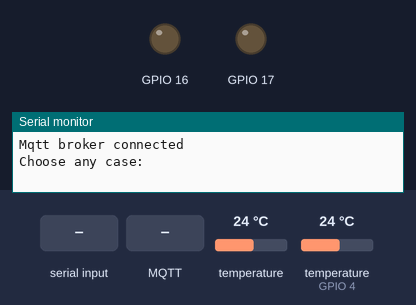
A sketch run on a simulated ESP32. On the bench: output pins drawn as LEDs (lit = HIGH), the last lines printed to the serial monitor. Inputs (shaded band) come from the test bench; at power-on: temperature 24 °C, temperature (sensor on GPIO 4) 24 °C. WiFi joins after 1.5 s; servers stay silent unless stated; network time is answered at once with the bench clock; the local clock reads 2024-03-15 10:24:30 at power-on unless the sketch sets it; no MQTT or app messages arrive unless stated.

Above: at 7.2 s.
7.3 s: "case_2\n" received over Serial
At 8.5 s:
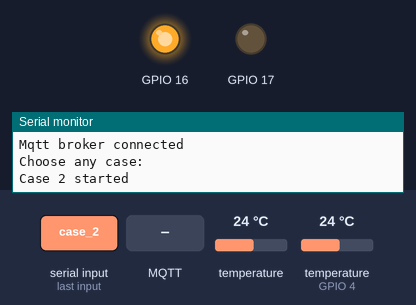
8.8 s: MQTT message "case_1" arrives on the first subscribed topic
Timing chart, 0 to 11.8 s (numbered marks = the images above; inputs shaded):
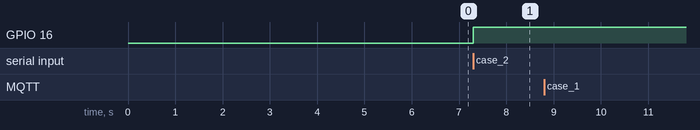

The sketch:

Practice29_B.ino
```cpp
/*
   ****************************** TSC-Lab *******************************

   ***************************** PRACTICE 29_B *****************************
   This practice is about MQTT Server (MYDATA-LAB)

   By: Kevin E. Chica O
   Reviewed: Víctor Asanza
   More information: https://tsc-lab.blogspot.com/
   More examples: https://github.com/vasanza/TSC-Lab
   Dataset: http://ieee-dataport.org/4138
*/


#include <OneWire.h>
#include <DallasTemperature.h>

//GPIO pin 0 is set as OneWire bus
OneWire ourWire1(0);
//GPIO pin 4 is set as OneWire bus
OneWire ourWire2(4);

//A variable or object is declared for our sensor 1
DallasTemperature sensors1(&ourWire1);
//A variable or object is declared for our sensor 2
DallasTemperature sensors2(&ourWire2);

//Status of transistors
int t1 = 0;
int t2 = 0;

//set parameters
int period = 12; //medium period
int freq = 5000; // sampling time


//include librarys for date and time
#include <NTPClient.h>
#include <WiFiUdp.h>

// Define NTP Client to get time
WiFiUDP ntpUDP;
NTPClient timeClient(ntpUDP);

// Variables to save date and time
String formattedDate = "";
String dayStamp = "";
String timeStamp = "";

#include <WiFi.h>
#include <PubSubClient.h>

#define MQTT_MAX_PACKET_SIZE 256;


// WiFi
const char *ssid = "Chica Orellana"; // Enter your WiFi name
const char *password = "ManchasyBombon1998";  // Enter WiFi password

// MQTT Broker
const char *mqtt_broker = "147.182.236.61";
const char *topic = "topicPrincipal";
const char *mqtt_username = "ideTSer";
const char *mqtt_password = "secReTex4@m#";
const int mqtt_port = 1883;

// variables
String mac = "24:62:AB:FC:A3:E8";


String temperatura1 = "";
String temperatura2 = "";
String transistor1 = "";
String transistor2 = "";
float temp1;
float temp2;

WiFiClient espClient;
PubSubClient client(espClient);


#include <ArduinoJson.h>
char buffer[330] = "";
StaticJsonDocument<330> doc;

void setup() {
  delay(1000);
  Serial.begin(115200);
  sensors1.begin();   //Sensor 1 starts
  sensors2.begin();   //Sensor 2 starts

  //transistor 1
  pinMode(16, OUTPUT);
  //transitor 2
  pinMode(17, OUTPUT);
  //wifi
  WiFi.mode(WIFI_STA);
  // Initialize a NTPClient to get time
  timeClient.begin();
  // Set offset time in seconds to adjust for your timezone
  timeClient.setTimeOffset(-18000);
  connect_wifi();
  connect_mqtt();
  Serial.println("Choose any case: ");
}

void loop() {

  if (Serial.available())
  {
    String string = Serial.readStringUntil('\n');

    if (string == "case_1") {
      Serial.println("Case 1 started");
      for (int i = 1; i <= 10; i++) {
        //transistor 1 deactivate
        t1 = 0;
        //transistor 2 deactivate
        t2 = 0;
        readData();
        readData();
      }
      Serial.println("Case 1 finished");
      Serial.println("Choose any case: ");

    }
    else if (string == "case_2") {
      Serial.println("Case 2 started");

      for (int i = 1; i <= 10; i++) {
        //transistor 1 activate
        digitalWrite(16, HIGH);
        t1 = 1;
        readData();
        //transistor 1 deactivate
        t1 = 0;
        digitalWrite(16, LOW);
        readData();
      }
      Serial.println("Case 2 finished");
      Serial.println("Choose any case: ");
    }
    else if (string == "case_3") {
      Serial.println("Case 3 started");

      for (int i = 1; i <= 10; i++) {
        //transistor 2 activate
        digitalWrite(17, HIGH);
        t2 = 1;
        readData();
        //transistor 2 deactivate
        t2 = 0;
        digitalWrite(17, LOW);
        readData();
      }
      Serial.println("Case 3 finished");
      Serial.println("Choose any case: ");
    }

    else if (string == "case_4") {
      Serial.println("Case 4 started");

      for (int i = 1; i <= 10; i++) {
        //transistor 1 activate
        digitalWrite(16, HIGH);
        t1 = 1;
        //transistor 2 activate
        digitalWrite(17, HIGH);
        t2 = 1;
        readData();
        //transistor 1 deactivate
        t1 = 0;
        digitalWrite(16, LOW);
        //transistor 2 deactivate
        t2 = 0;
        digitalWrite(17, LOW);
        readData();
      }
      Serial.println("Case 4 finished");
      Serial.println("Choose any case: ");
    }

  }

}


//method to read data for 12 minute
void readData() {

  uint32_t timer = period * 60000L;

  for ( uint32_t tStart = millis();  (millis() - tStart) < timer;  ) {
    connect_wifi();
    connect_mqtt();
    //The command is sent to read the temperature
    sensors1.requestTemperatures();
    //Obtain the temperature in ºC of sensor 1
    float temp1 = sensors1.getTempCByIndex(0);
    temperatura1 = String(temp1);
    //The command is sent to read the temperature
    sensors2.requestTemperatures();
    //Obtain the temperature in ºC of sensor 2
    float temp2 = sensors2.getTempCByIndex(0);
    temperatura2 = String(temp2);
    //print to display the temperature change
    /*Serial.print(temp1);
      Serial.print(",");
      Serial.print(temp2);
      Serial.print(",");
      Serial.print(t1);
      Serial.print(",");
      Serial.println(t2);*/
    transistor1 = String(t1);
    transistor2 = String(t2);
    date_time();
    SerializeObject();
    publicSubscribe(330);
    client.loop();
    delay(freq);
    //delay(15000);
  }

}

void SerializeObject()
{


  doc["modelo"] = "TSC-Lab";

  //temperature 1
  doc["sensores"][0]["nombre"] = "temperatura1" ;
  doc["sensores"][0]["valor"] = temperatura1 ;
  doc["sensores"][0]["unidadMedicion"] = "C" ;

  //temperature 2
  doc["sensores"][1]["nombre"] = "temperatura2" ;
  doc["sensores"][1]["valor"] = temperatura2 ;
  doc["sensores"][1]["unidadMedicion"] = "C" ;

  //transistor 1
  doc["sensores"][2]["nombre"] = "transistor1" ;
  doc["sensores"][2]["valor"] = transistor1 ;
  doc["sensores"][2]["unidadMedicion"] = "" ;

  //transistor 2
  doc["sensores"][3]["nombre"] = "transistor2" ;
  doc["sensores"][3]["valor"] = transistor2 ;
  doc["sensores"][3]["unidadMedicion"] = "" ;

  //doc.clear();
  doc.garbageCollect();
  serializeJson(doc, buffer);

}

void callback(char *topic, byte *payload, unsigned int length) {
  Serial.print("Message arrived in topic: ");
  Serial.println(topic);
  Serial.print("Message:");
  for (int i = 0; i < length; i++) {
    Serial.print((char) payload[i]);
  }
  Serial.println();
  Serial.println("-----------------------");
}

void publicSubscribe(int n) {
  // publish and subscribe

  Serial.println("Publicando...");
  char kevin[n];
  String todo = mac + "#" + dayStamp + "#" + timeStamp + "#" + buffer;
  //char prueba[n]=mac + "#" + dayStamp + "#" + timeStamp + "#" + buffer;
  todo.toCharArray(kevin, n);
  Serial.println(sizeof(kevin));
  client.publish(topic, kevin);
  client.subscribe(topic);
}


void date_time() {
  while (!timeClient.update()) {
    timeClient.forceUpdate();
  }
  // The formattedDate comes with the following format:
  // 2018-05-28T16:00:13Z
  // We need to extract date and time
  formattedDate = timeClient.getFormattedDate();

  // Extract date
  int splitT = formattedDate.indexOf("T");
  dayStamp = formattedDate.substring(0, splitT);

  // Extract time
  timeStamp = formattedDate.substring(splitT + 1, formattedDate.length() - 1);

}


void connect_wifi() {
  // Connect or reconnect to WiFi
  if (WiFi.status() != WL_CONNECTED) {
    Serial.print("Attempting to connect to SSID: ");
    Serial.println(ssid);
    while (WiFi.status() != WL_CONNECTED) {
      WiFi.begin(ssid, password);  // Connect to WPA/WPA2 network. Change this line if using open or WEP network
      Serial.print(".");
      delay(5000);
    }
    Serial.println("\nConnected.");
  }
}

void connect_mqtt() {
  //connecting to a mqtt broker
  client.setServer(mqtt_broker, mqtt_port);
  client.setCallback(callback);
  client.setBufferSize(512);
  while (!client.connected()) {
    String client_id = "esp32-client-";
    client_id += String(WiFi.macAddress());
    Serial.printf("The client %s connects to the  mqtt broker\n", client_id.c_str());
    if (client.connect(client_id.c_str(), mqtt_username, mqtt_password)) {
      Serial.println("Mqtt broker connected");
    } else {
      Serial.print("failed with state ");
      Serial.print(client.state());
      delay(2000);
    }
  }
}
```

Measured:
- after the input at 7.3 s, GPIO 16: LOW → HIGH at once
